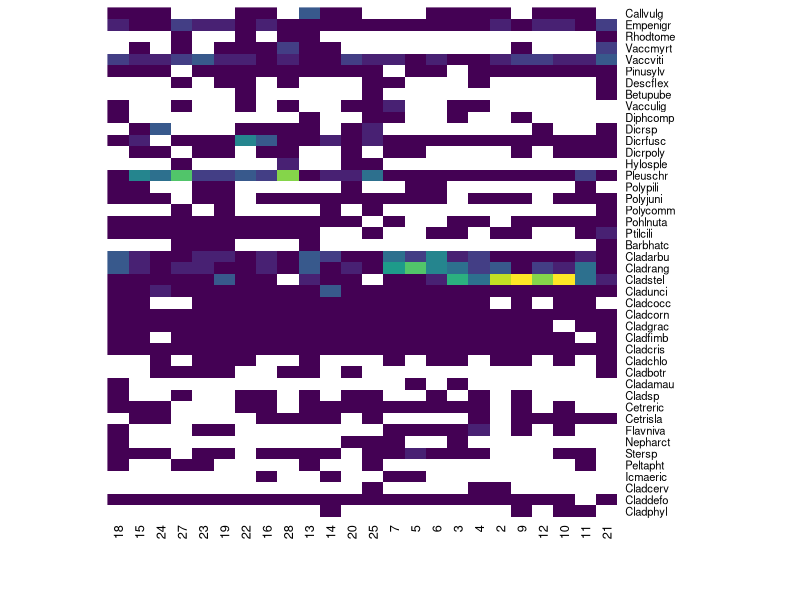
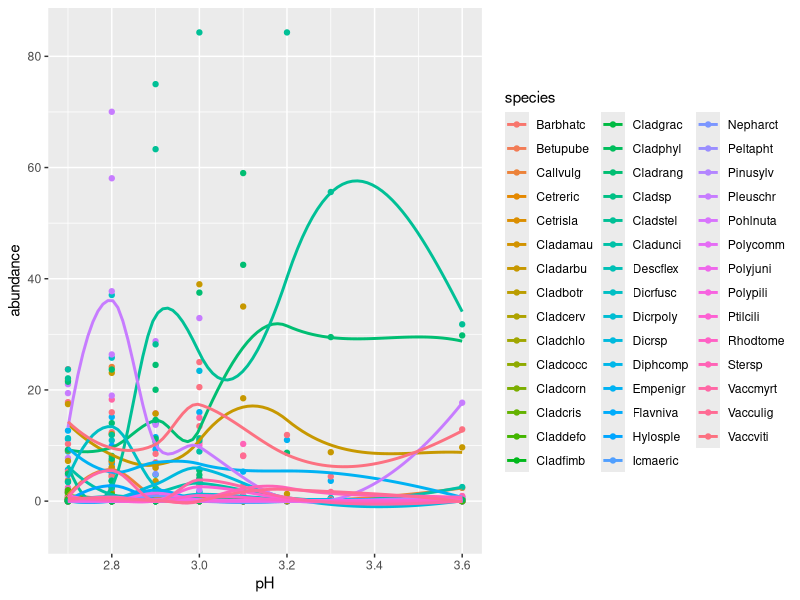
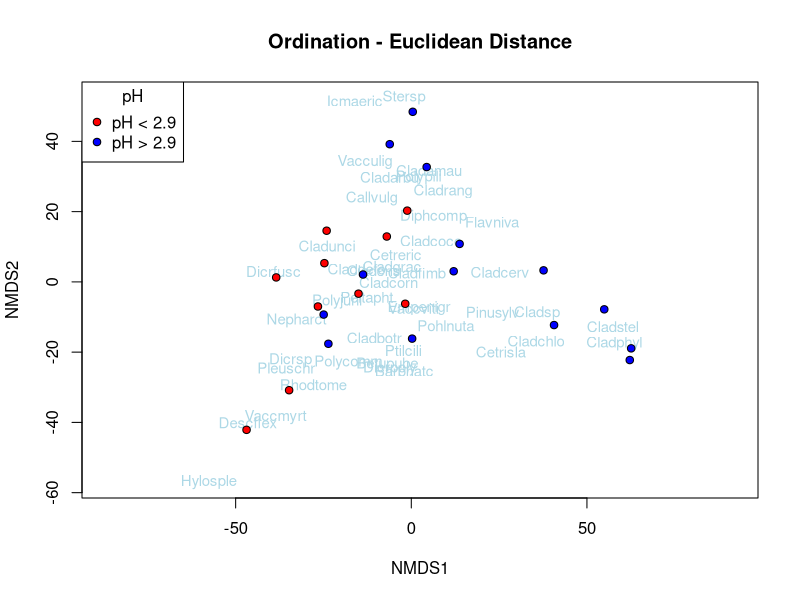
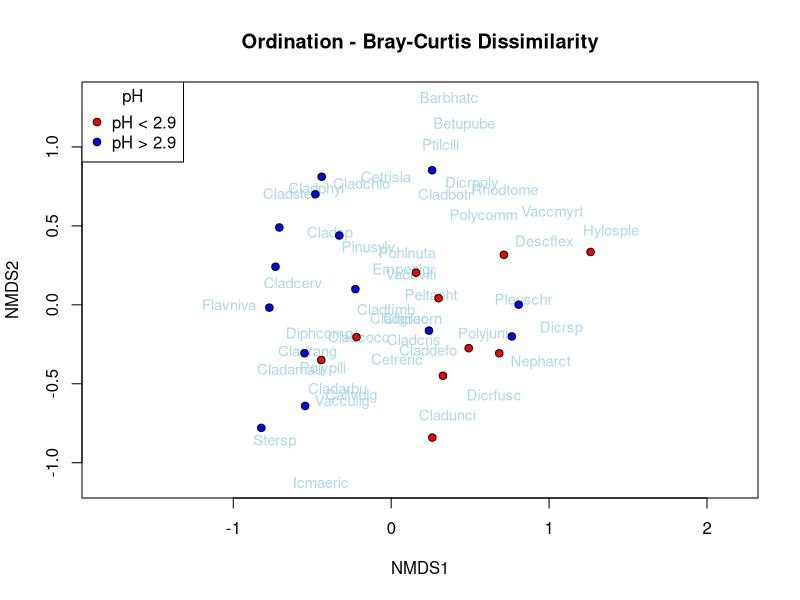
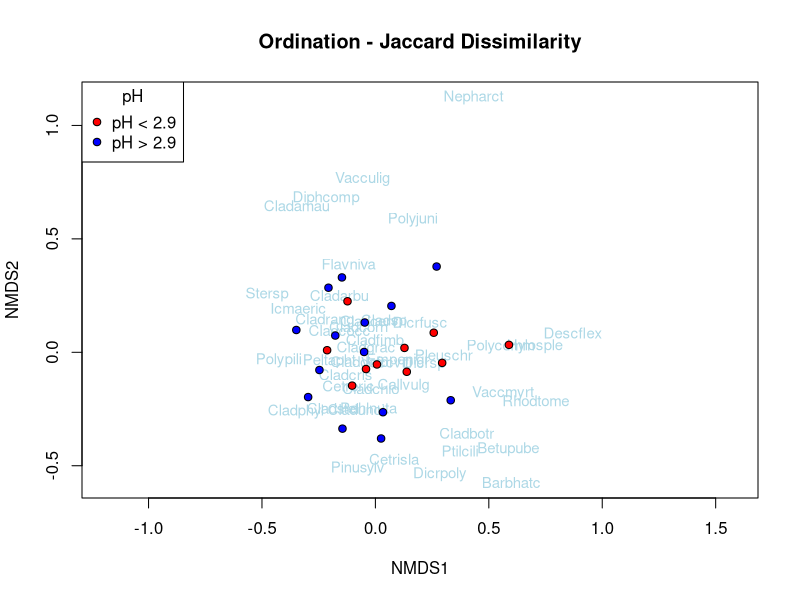
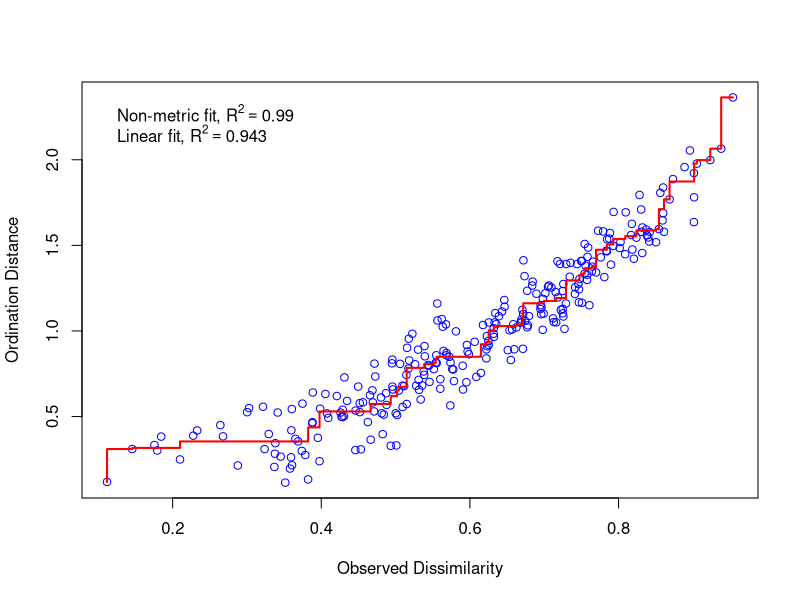
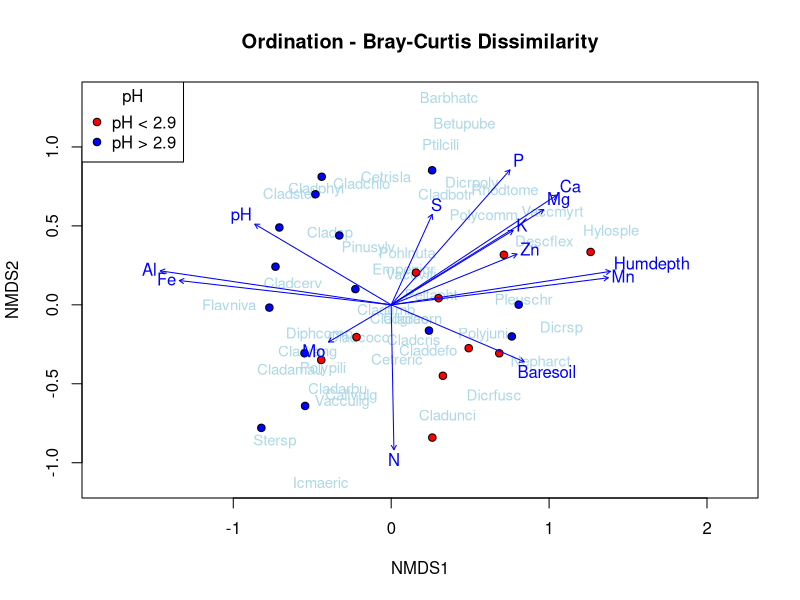
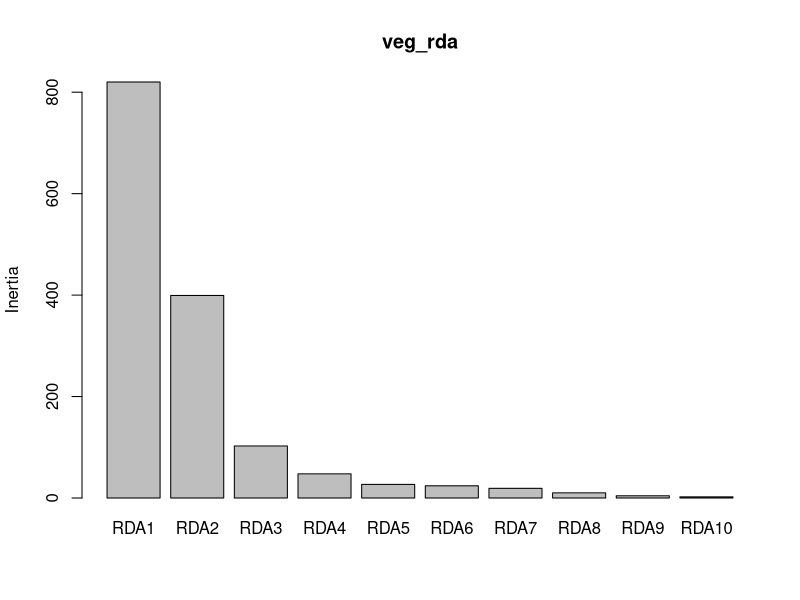

Source code (R) for these figures, in order:
## ---- chunk 1
library(vegan); library(tidyverse); library(viridis)

data("varespec") # Community data
data("varechem") # Environmental data
       
veg_comm <- varespec
veg_envt <- varechem

head(veg_comm)
head(veg_envt)
## ---- chunk 2
vegan::tabasco(veg_comm, col = viridis(12, direction = -1))
## ---- chunk 3
coeno_plot <- function(chosen_var){
  
  var_to_plot <- veg_envt %>% select(chosen_var)
  
  cbind(veg_comm, var_to_plot) %>%
    gather(key = "species", value = "abundance", -chosen_var) %>%
    ggplot(aes(x = !! sym(chosen_var),
               y = abundance, 
               color = species)) +
    geom_point() +
    stat_smooth(se = FALSE, alpha = .5, method = "loess") +
    ylim(-5, max(veg_comm))
}
## ---- chunk 4
names(veg_envt)
coeno_plot("pH")
## ---- chunk 5
# 2 Example ecological communities
com1 <- data.frame(spA = 25, spB = 50, spC = 10, spD = 0, spE = 0, spF = 0, spG = 0, spH = 0, row.names = "Com 1")
com2 <- data.frame(spA = 12, spB = 25, spC = 5, spD = 1, spE = 2, spF = 1, spG = 1, spH = 1, row.names = "Com 2")
(com_sample <- rbind(com1, com2))

# Euclidean distance #
# Large differences due to relative abundances -- agnostic to species identity
vegdist(com_sample, method = "euclidean") 

# Bray-Curtis distance #
# Difference in abundance relative to total abundance of that species, bounded between 0 and 1
vegdist(com_sample, method = "bray") 

# Jaccard (binary) distance #
# 3/8 species shared, bounded between 0 and 1
vegdist(com_sample, method = "jaccard", binary = TRUE) 
## ---- chunk 6
# Bray-curtis dissimilarity between samples
distmat <- vegan::vegdist(veg_comm, method = "bray")

# First 5 rows/columns
as.matrix(distmat)[1:5, 1:5]
## ---- chunk 7
colors <- c("red", "blue")
ph_group <- as.factor(if_else(veg_envt$pH < median(veg_envt$pH), "pH < 2.9",  "pH > 2.9"))
## ---- chunk 8
plot_nmds <- function(my_nmds, title){
  fig <- ordiplot(my_nmds, type = "none", main = title)
  text(fig, "species", col="lightblue", cex=0.9)
  points(fig, "sites", pch=21, bg = colors[as.numeric(ph_group)])
  with(veg_envt, legend("topleft", levels(ph_group), pch = 21,  pt.bg = colors,
  title = "pH"))
}

nmds.eucl <- metaMDS(veg_comm, distance = "euclidean", binary = FALSE, autotransform = FALSE, trace = FALSE)
plot_nmds(nmds.eucl, "Ordination - Euclidean Distance")

nmds.bray <- metaMDS(veg_comm, distance = "bray", binary = FALSE, autotransform = FALSE, trace = FALSE)
plot_nmds(nmds.bray, "Ordination - Bray-Curtis Dissimilarity")

nmds.jacc <- metaMDS(veg_comm, distance = "jaccard", binary = TRUE, autotransform = FALSE, trace = FALSE)
plot_nmds(nmds.jacc, "Ordination - Jaccard Dissimilarity")
## ---- chunk 9
# Stress value
nmds.bray$stress

# Visualization of stress
stressplot(nmds.bray)
## ---- chunk 10
# NMDS points -- X and Y coordinates of the observed community samples
head(nmds.bray$points)

# NMDS species -- the relationships between species loadings and the ordination figure 
head(nmds.bray$species)
## ---- chunk 11
# Environmental Vectors -- projecting environmental variables on an existing NMDS object
env_vec <- envfit(nmds.bray, veg_envt)
env_vec

# Adding to previous plot
plot_nmds(nmds.bray, "Ordination - Bray-Curtis Dissimilarity")
plot(env_vec)
## ---- chunk 12
veg_rda <- vegan::rda(veg_comm ~ ., data = veg_envt)
summary(veg_rda)
## ---- chunk 13
anova(veg_rda)
## ---- chunk 14
veg_rda$CCA$eig
screeplot(veg_rda)
## ---- chunk 15
veg_rda$CA$eig
## ---- chunk 16
head(predict(veg_rda)[,1:5])
## ---- chunk 17
ordiplot(veg_rda)
## ---- chunk 18
vif.cca(veg_rda)
## ---- chunk 19
step_mod <- ordistep(veg_rda, trace = FALSE)
summary(step_mod)
## ---- chunk 20
plot(step_mod)
screeplot(step_mod)
## ---- chunk 21
var_comp <- data.frame(inertcomp(veg_rda))
var_comp$frac <- var_comp$CCA / (var_comp$CCA + var_comp$CA)
var_comp$MeanCover <- colMeans(veg_comm)
var_comp <- var_comp[order(var_comp$MeanCover, decreasing = TRUE),]
var_comp
